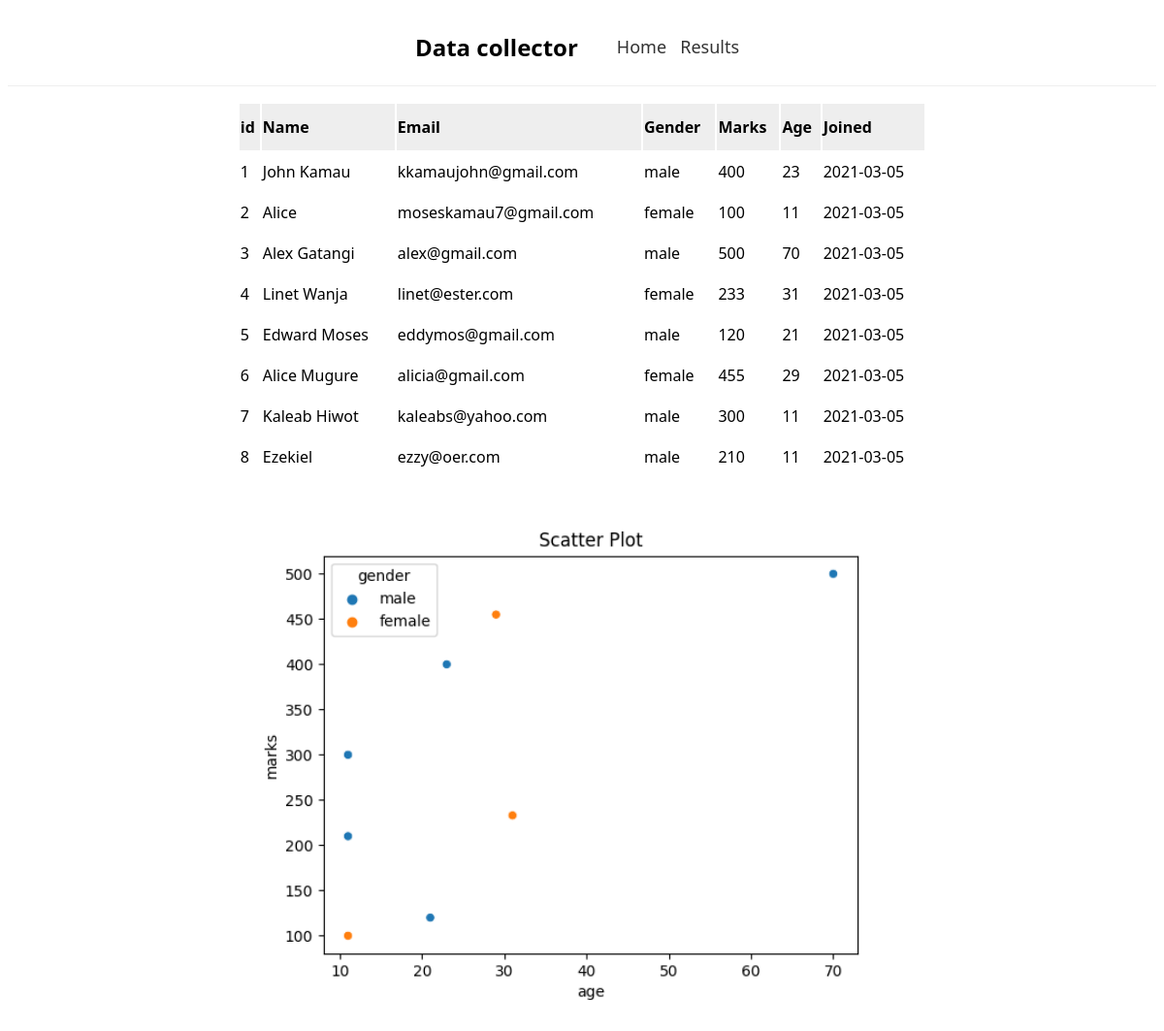
The app's page /results with its own data.
### app.py (models this page shows)
class User(db.Model):
    id = db.Column(db.Integer, primary_key=True)
    name = db.Column(db.String(50))
    email = db.Column(db.String(50), unique=True)
    gender = db.Column(db.String)
    age = db.Column(db.Integer)
    marks = db.Column(db.Integer)
    created = db.Column(db.DateTime, default=datetime.now())

### app.py (the view)
@app.route("/results")
def results():
    users = User.query.order_by(User.created).all()
    print(users)
    return render_template("results.html", users=users)

### templates/results.html (shortened to what this page needs)
<!DOCTYPE html>
<html lang="en">
<head>
</head>
<body>
<nav class="nav">
    <h2>Data collector</h2>
    <ul>
        <li>
            <a href="/">Home</a>
        </li>
        <li>
            <a href="/results">Results</a>
        </li>
    </ul>
</nav>
    <div class="results">
        <table>
            <thead>
                <tr>
                    <th>id</th>
                    <th>Name</th>
                    <th>Email</th>
                    <th>Gender</th>
                    <th>Marks</th>
                    <th>Age</th>
                    <th>Joined</th>
                </tr>
            </thead>
            <tbody>
                {% if users %}
                 {% for user in users %}
                 <tr>
                     <td>{{user['id']}}</td>
                     <td>{{user['name']}}</td>
                     <td>{{user['email']}}</td>
                     <td>{{user['gender']}}</td>
                     <td>{{user['marks']}}</td>
                    <td>{{user['age']}}</td>
                     <td>{{user['created'].date()}}</td>
                 {% endfor %}
                {% endif %}
            </tbody>
        </table>
    </div>
    <div class="image">
        <img src="{{url_for('static', filename='edge.png')}}" >
    </div>
</body>
</html>

### templates/results.html (style rules this page uses)
html, body { font-family: 'Segoe UI', Tahoma, Geneva, Verdana, sans-serif; }
nav { height: 5rem; border-bottom: 1px solid #eee; margin-bottom: 1rem; display: flex; align-items: center; justify-content: center; }
nav ul li { display: inline; margin-right: 10px; }
nav ul li a { text-decoration: none; color: #333; font-size: 18px; }
.results { width: 60%; margin: 1rem auto; min-height: 30vh; }
.results table { width: 100%; }
.results table thead { background: #eee;; }
.results table thead tr { height: 3rem; text-align: left; }
.results table tbody tr { height: 2.5rem; text-align: left; }
.image { width: 60%; margin: 1rem auto; min-height: 40vh; }
.image img { width: 100%; height: 100%; object-fit: contain; border-radius: 10px; }

### records on screen
User: id "1", name "John Kamau", email "kkamaujohn@gmail.com", gender "male", marks "400", age "23", created "2021-03-05"
User: id "2", name "Alice", email "moseskamau7@gmail.com", gender "female", marks "100", age "11", created "2021-03-05"
User: id "3", name "Alex Gatangi", email "alex@gmail.com", gender "male", marks "500", age "70", created "2021-03-05"
User: id "4", name "Linet Wanja", email "linet@ester.com", gender "female", marks "233", age "31", created "2021-03-05"
User: id "5", name "Edward Moses", email "eddymos@gmail.com", gender "male", marks "120", age "21", created "2021-03-05"
User: id "6", name "Alice Mugure", email "alicia@gmail.com", gender "female", marks "455", age "29", created "2021-03-05"
User: id "7", name "Kaleab Hiwot", email "kaleabs@yahoo.com", gender "male", marks "300", age "11", created "2021-03-05"
User: id "8", name "Ezekiel", email "ezzy@oer.com", gender "male", marks "210", age "11", created "2021-03-05"
